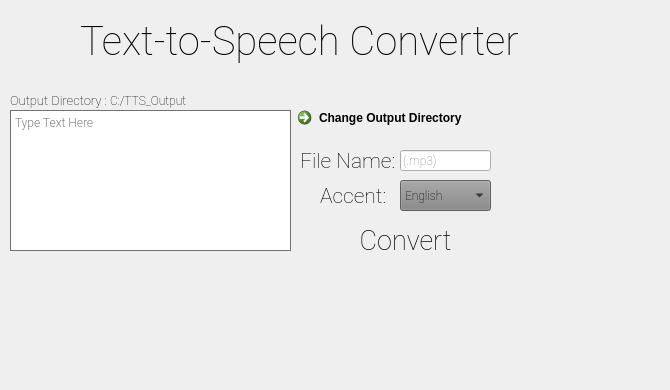
  <widget class="QWidget" name="centralwidget">
   <widget class="QLabel" name="label">
    <property name="geometry">
     <rect>
      <x>-10</x>
      <y>-40</y>
      <width>661</width>
      <height>381</height>
     </rect>
    </property>
    <property name="font">
     <font>
      <pointsize>9</pointsize>
     </font>
    </property>
    <property name="text">
     <string/>
    </property>
    <property name="pixmap">
     <pixmap>background.png</pixmap>
    </property>
    <property name="scaledContents">
     <bool>false</bool>
    </property>
   </widget>
   <widget class="QLabel" name="Gtts_Logo">
    <property name="geometry">
     <rect>
      <x>0</x>
      <y>10</y>
      <width>81</width>
      <height>81</height>
     </rect>
    </property>
    <property name="text">
     <string/>
    </property>
    <property name="pixmap">
     <pixmap>gtts.ico</pixmap>
    </property>
    <property name="scaledContents">
     <bool>true</bool>
    </property>
   </widget>
   <widget class="QLabel" name="Heading_Title">
    <property name="geometry">
     <rect>
      <x>80</x>
      <y>-10</y>
      <width>541</width>
      <height>101</height>
     </rect>
    </property>
    <property name="font">
     <font>
      <family>Roboto Thin</family>
      <pointsize>30</pointsize>
      <weight>50</weight>
      <bold>false</bold>
     </font>
    </property>
    <property name="styleSheet">
     <string notr="true"/>
    </property>
    <property name="text">
     <string>Text-to-Speech Converter </string>
    </property>
   </widget>
   <widget class="QTextEdit" name="textEdit">
    <property name="geometry">
     <rect>
      <x>10</x>
      <y>110</y>
      <width>281</width>
      <height>141</height>
     </rect>
    </property>
    <property name="palette">
     <palette>
      <active>
       <colorrole role="WindowText">
        <brush brushstyle="SolidPattern">
         <color alpha="255">
          <red>0</red>
          <green>0</green>
          <blue>0</blue>
         </color>
        </brush>
       </colorrole>
       <colorrole role="Button">
        <brush brushstyle="SolidPattern">
         <color alpha="255">
          <red>147</red>
          <green>147</green>
          <blue>147</blue>
         </color>
        </brush>
       </colorrole>
       <colorrole role="Light">
        <brush brushstyle="SolidPattern">
         <color alpha="255">
          <red>220</red>
          <green>220</green>
          <blue>220</blue>
         </color>
        </brush>
       </colorrole>
       <colorrole role="Midlight">
        <brush brushstyle="SolidPattern">
         <color alpha="255">
          <red>183</red>
          <green>183</green>
          <blue>183</blue>
         </color>
        </brush>
       </colorrole>
       <colorrole role="Dark">
        <brush brushstyle="SolidPattern">
         <color alpha="255">
          <red>73</red>
          <green>73</green>
          <blue>73</blue>
         </color>
        </brush>
       </colorrole>
       <colorrole role="Mid">
        <brush brushstyle="SolidPattern">
         <color alpha="255">
          <red>98</red>
          <green>98</green>
          <blue>98</blue>
         </color>
        </brush>
       </colorrole>
       <colorrole role="Text">
        <brush brushstyle="SolidPattern">
         <color alpha="255">
          <red>0</red>
          <green>0</green>
          <blue>0</blue>
         </color>
        </brush>
       </colorrole>
       <colorrole role="BrightText">
        <brush brushstyle="SolidPattern">
         <color alpha="255">
          <red>255</red>
          <green>255</green>
          <blue>255</blue>
         </color>
        </brush>
       </colorrole>
       <colorrole role="ButtonText">
        <brush brushstyle="SolidPattern">
         <color alpha="255">
          <red>0</red>
          <green>0</green>
          <blue>0</blue>
         </color>
        </brush>
       </colorrole>
       <colorrole role="Base">
        <brush brushstyle="SolidPattern">
         <color alpha="255">
          <red>255</red>
          <green>255</green>
          <blue>255</blue>
         </color>
        </brush>
       </colorrole>
       <colorrole role="Window">
        <brush brushstyle="SolidPattern">
         <color alpha="255">
          <red>147</red>
          <green>147</green>
          <blue>147</blue>
         </color>
        </brush>
       </colorrole>
       <colorrole role="Shadow">
        <brush brushstyle="SolidPattern">
         <color alpha="255">
          <red>0</red>
          <green>0</green>
          <blue>0</blue>
         </color>
        </brush>
       </colorrole>
       <colorrole role="AlternateBase">
        <brush brushstyle="SolidPattern">
         <color alpha="255">
          <red>201</red>
          <green>201</green>
          <blue>201</blue>
         </color>
        </brush>
       </colorrole>
       <colorrole role="ToolTipBase">
        <brush brushstyle="SolidPattern">
         <color alpha="255">
          <red>255</red>
          <green>255</green>
          <blue>220</blue>
         </color>
        </brush>
       </colorrole>
       <colorrole role="ToolTipText">
        <brush brushstyle="SolidPattern">
         <color alpha="255">
          <red>0</red>
          <green>0</green>
          <blue>0</blue>
         </color>
        </brush>
       </colorrole>
       <colorrole role="PlaceholderText">
        <brush brushstyle="SolidPattern">
         <color alpha="128">
          <red>0</red>
          <green>0</green>
          <blue>0</blue>
         </color>
        </brush>
       </colorrole>
      </active>
      <inactive>
       <colorrole role="WindowText">
        <brush brushstyle="SolidPattern">
         <color alpha="255">
          <red>0</red>
          <green>0</green>
          <blue>0</blue>
         </color>
        </brush>
       </colorrole>
       <colorrole role="Button">
        <brush brushstyle="SolidPattern">
         <color alpha="255">
          <red>147</red>
          <green>147</green>
          <blue>147</blue>
         </color>
        </brush>
       </colorrole>
       <colorrole role="Light">
        <brush brushstyle="SolidPattern">
         <color alpha="255">
          <red>220</red>
          <green>220</green>
          <blue>220</blue>
         </color>
        </brush>
       </colorrole>
       <colorrole role="Midlight">
        <brush brushstyle="SolidPattern">
         <color alpha="255">
          <red>183</red>
          <green>183</green>
          <blue>183</blue>
         </color>
        </brush>
       </colorrole>
       <colorrole role="Dark">
        <brush brushstyle="SolidPattern">
         <color alpha="255">
          <red>73</red>
          <green>73</green>
          <blue>73</blue>
         </color>
        </brush>
       </colorrole>
       <colorrole role="Mid">
        <brush brushstyle="SolidPattern">
         <color alpha="255">
          <red>98</red>
          <green>98</green>
          <blue>98</blue>
         </color>
        </brush>
       </colorrole>
       <colorrole role="Text">
        <brush brushstyle="SolidPattern">
         <color alpha="255">
          <red>0</red>
          <green>0</green>
          <blue>0</blue>
         </color>
        </brush>
       </colorrole>
       <colorrole role="BrightText">
        <brush brushstyle="SolidPattern">
         <color alpha="255">
          <red>255</red>
          <green>255</green>
          <blue>255</blue>
         </color>
        </brush>
       </colorrole>
       <colorrole role="ButtonText">
        <brush brushstyle="SolidPattern">
         <color alpha="255">
          <red>0</red>
          <green>0</green>
          <blue>0</blue>
         </color>
        </brush>
       </colorrole>
       <colorrole role="Base">
        <brush brushstyle="SolidPattern">
         <color alpha="255">
          <red>255</red>
          <green>255</green>
          <blue>255</blue>
         </color>
        </brush>
       </colorrole>
       <colorrole role="Window">
        <brush brushstyle="SolidPattern">
         <color alpha="255">
          <red>147</red>
          <green>147</green>
          <blue>147</blue>
         </color>
        </brush>
       </colorrole>
       <colorrole role="Shadow">
        <brush brushstyle="SolidPattern">
         <color alpha="255">
          <red>0</red>
          <green>0</green>
          <blue>0</blue>
         </color>
        </brush>
       </colorrole>
       <colorrole role="AlternateBase">
        <brush brushstyle="SolidPattern">
         <color alpha="255">
          <red>201</red>
          <green>201</green>
          <blue>201</blue>
         </color>
        </brush>
       </colorrole>
       <colorrole role="ToolTipBase">
        <brush brushstyle="SolidPattern">
         <color alpha="255">
          <red>255</red>
          <green>255</green>
          <blue>220</blue>
         </color>
        </brush>
       </colorrole>
       <colorrole role="ToolTipText">
        <brush brushstyle="SolidPattern">
         <color alpha="255">
          <red>0</red>
          <green>0</green>
          <blue>0</blue>
         </color>
        </brush>
       </colorrole>
       <colorrole role="PlaceholderText">
        <brush brushstyle="SolidPattern">
         <color alpha="128">
          <red>0</red>
          <green>0</green>
          <blue>0</blue>
         </color>
        </brush>
       </colorrole>
      </inactive>
      <disabled>
       <colorrole role="WindowText">
        <brush brushstyle="SolidPattern">
         <color alpha="255">
          <red>73</red>
          <green>73</green>
          <blue>73</blue>
         </color>
        </brush>
       </colorrole>
       <colorrole role="Button">
        <brush brushstyle="SolidPattern">
         <color alpha="255">
          <red>147</red>
          <green>147</green>
          <blue>147</blue>
         </color>
        </brush>
       </colorrole>
       <colorrole role="Light">
        <brush brushstyle="SolidPattern">
         <color alpha="255">
          <red>220</red>
          <green>220</green>
          <blue>220</blue>
         </color>
        </brush>
       </colorrole>
       <colorrole role="Midlight">
        <brush brushstyle="SolidPattern">
         <color alpha="255">
          <red>183</red>
          <green>183</green>
          <blue>183</blue>
         </color>
        </brush>
       </colorrole>
       <colorrole role="Dark">
        <brush brushstyle="SolidPattern">
         <color alpha="255">
          <red>73</red>
          <green>73</green>
          <blue>73</blue>
         </color>
        </brush>
       </colorrole>
       <colorrole role="Mid">
        <brush brushstyle="SolidPattern">
         <color alpha="255">
          <red>98</red>
          <green>98</green>
          <blue>98</blue>
         </color>
        </brush>
       </colorrole>
       <colorrole role="Text">
        <brush brushstyle="SolidPattern">
         <color alpha="255">
          <red>73</red>
          <green>73</green>
          <blue>73</blue>
         </color>
        </brush>
       </colorrole>
       <colorrole role="BrightText">
        <brush brushstyle="SolidPattern">
         <color alpha="255">
          <red>255</red>
          <green>255</green>
          <blue>255</blue>
         </color>
        </brush>
       </colorrole>
       <colorrole role="ButtonText">
        <brush brushstyle="SolidPattern">
         <color alpha="255">
          <red>73</red>
          <green>73</green>
          <blue>73</blue>
         </color>
        </brush>
       </colorrole>
       <colorrole role="Base">
        <brush brushstyle="SolidPattern">
         <color alpha="255">
          <red>147</red>
          <green>147</green>
          <blue>147</blue>
         </color>
        </brush>
       </colorrole>
       <colorrole role="Window">
        <brush brushstyle="SolidPattern">
         <color alpha="255">
          <red>147</red>
          <green>147</green>
          <blue>147</blue>
         </color>
        </brush>
       </colorrole>
       <colorrole role="Shadow">
        <brush brushstyle="SolidPattern">
         <color alpha="255">
          <red>0</red>
          <green>0</green>
          <blue>0</blue>
         </color>
        </brush>
       </colorrole>
       <colorrole role="AlternateBase">
        <brush brushstyle="SolidPattern">
         <color alpha="255">
          <red>147</red>
          <green>147</green>
          <blue>147</blue>
         </color>
        </brush>
       </colorrole>
       <colorrole role="ToolTipBase">
        <brush brushstyle="SolidPattern">
         <color alpha="255">
          <red>255</red>
          <green>255</green>
          <blue>220</blue>
         </color>
        </brush>
       </colorrole>
       <colorrole role="ToolTipText">
        <brush brushstyle="SolidPattern">
         <color alpha="255">
          <red>0</red>
          <green>0</green>
          <blue>0</blue>
         </color>
        </brush>
       </colorrole>
       <colorrole role="PlaceholderText">
        <brush brushstyle="SolidPattern">
         <color alpha="128">
          <red>0</red>
          <green>0</green>
          <blue>0</blue>
         </color>
        </brush>
       </colorrole>
      </disabled>
     </palette>
    </property>
    <property name="font">
     <font>
      <family>Roboto Light</family>
     </font>
    </property>
    <property name="placeholderText">
     <string>Type Text Here</string>
    </property>
   </widget>
   <widget class="QCommandLinkButton" name="Open_File_Location">
    <property name="geometry">
     <rect>
      <x>290</x>
      <y>100</y>
      <width>241</width>
      <height>41</height>
     </rect>
    </property>
    <property name="text">
     <string>Change Output Directory</string>
    </property>
   </widget>
   <widget class="QPushButton" name="Convert">
    <property name="geometry">
     <rect>
      <x>350</x>
      <y>220</y>
      <width>111</width>
      <height>41</height>
     </rect>
    </property>
    <property name="font">
     <font>
      <family>Roboto Thin</family>
      <pointsize>20</pointsize>
     </font>
    </property>
    <property name="styleSheet">
     <string notr="true">QPushButton::hover
{
color:green;
}
QPushButton::pressed
{
background-color:rgba(255, 255, 255, 0);
}
</string>
    </property>
    <property name="text">
     <string>Convert</string>
    </property>
    <property name="flat">
     <bool>true</bool>
    </property>
   </widget>
   <widget class="QComboBox" name="Language_Selector">
    <property name="geometry">
     <rect>
      <x>400</x>
      <y>180</y>
      <width>91</width>
      <height>31</height>
     </rect>
    </property>
    <property name="palette">
     <palette>
      <active>
       <colorrole role="WindowText">
        <brush brushstyle="SolidPattern">
         <color alpha="255">
          <red>0</red>
          <green>0</green>
          <blue>0</blue>
         </color>
        </brush>
       </colorrole>
       <colorrole role="Button">
        <brush brushstyle="SolidPattern">
         <color alpha="255">
          <red>132</red>
          <green>132</green>
          <blue>132</blue>
         </color>
        </brush>
       </colorrole>
       <colorrole role="Light">
        <brush brushstyle="SolidPattern">
         <color alpha="255">
          <red>198</red>
          <green>198</green>
          <blue>198</blue>
         </color>
        </brush>
       </colorrole>
       <colorrole role="Midlight">
        <brush brushstyle="SolidPattern">
         <color alpha="255">
          <red>165</red>
          <green>165</green>
          <blue>165</blue>
         </color>
        </brush>
       </colorrole>
       <colorrole role="Dark">
        <brush brushstyle="SolidPattern">
         <color alpha="255">
          <red>66</red>
          <green>66</green>
          <blue>66</blue>
         </color>
        </brush>
       </colorrole>
       <colorrole role="Mid">
        <brush brushstyle="SolidPattern">
         <color alpha="255">
          <red>88</red>
          <green>88</green>
          <blue>88</blue>
         </color>
        </brush>
       </colorrole>
       <colorrole role="Text">
        <brush brushstyle="SolidPattern">
         <color alpha="255">
          <red>0</red>
          <green>0</green>
          <blue>0</blue>
         </color>
        </brush>
       </colorrole>
       <colorrole role="BrightText">
        <brush brushstyle="SolidPattern">
         <color alpha="255">
          <red>255</red>
          <green>255</green>
          <blue>255</blue>
         </color>
        </brush>
       </colorrole>
       <colorrole role="ButtonText">
        <brush brushstyle="SolidPattern">
         <color alpha="255">
          <red>0</red>
          <green>0</green>
          <blue>0</blue>
         </color>
        </brush>
       </colorrole>
       <colorrole role="Base">
        <brush brushstyle="SolidPattern">
         <color alpha="255">
          <red>255</red>
          <green>255</green>
          <blue>255</blue>
         </color>
        </brush>
       </colorrole>
       <colorrole role="Window">
        <brush brushstyle="SolidPattern">
         <color alpha="255">
          <red>132</red>
          <green>132</green>
          <blue>132</blue>
         </color>
        </brush>
       </colorrole>
       <colorrole role="Shadow">
        <brush brushstyle="SolidPattern">
         <color alpha="255">
          <red>0</red>
          <green>0</green>
          <blue>0</blue>
         </color>
        </brush>
       </colorrole>
       <colorrole role="AlternateBase">
        <brush brushstyle="SolidPattern">
         <color alpha="255">
          <red>193</red>
          <green>193</green>
          <blue>193</blue>
         </color>
        </brush>
       </colorrole>
       <colorrole role="ToolTipBase">
        <brush brushstyle="SolidPattern">
         <color alpha="255">
          <red>255</red>
          <green>255</green>
          <blue>220</blue>
         </color>
        </brush>
       </colorrole>
       <colorrole role="ToolTipText">
        <brush brushstyle="SolidPattern">
         <color alpha="255">
          <red>0</red>
          <green>0</green>
          <blue>0</blue>
         </color>
        </brush>
       </colorrole>
       <colorrole role="PlaceholderText">
        <brush brushstyle="SolidPattern">
         <color alpha="128">
          <red>0</red>
          <green>0</green>
          <blue>0</blue>
         </color>
        </brush>
       </colorrole>
      </active>
      <inactive>
       <colorrole role="WindowText">
        <brush brushstyle="SolidPattern">
         <color alpha="255">
          <red>0</red>
          <green>0</green>
          <blue>0</blue>
         </color>
        </brush>
       </colorrole>
       <colorrole role="Button">
        <brush brushstyle="SolidPattern">
         <color alpha="255">
          <red>132</red>
          <green>132</green>
          <blue>132</blue>
         </color>
        </brush>
       </colorrole>
       <colorrole role="Light">
        <brush brushstyle="SolidPattern">
         <color alpha="255">
          <red>198</red>
          <green>198</green>
          <blue>198</blue>
         </color>
        </brush>
       </colorrole>
       <colorrole role="Midlight">
        <brush brushstyle="SolidPattern">
         <color alpha="255">
          <red>165</red>
          <green>165</green>
          <blue>165</blue>
         </color>
        </brush>
       </colorrole>
       <colorrole role="Dark">
        <brush brushstyle="SolidPattern">
         <color alpha="255">
          <red>66</red>
          <green>66</green>
          <blue>66</blue>
         </color>
        </brush>
       </colorrole>
       <colorrole role="Mid">
        <brush brushstyle="SolidPattern">
         <color alpha="255">
          <red>88</red>
          <green>88</green>
          <blue>88</blue>
         </color>
        </brush>
       </colorrole>
       <colorrole role="Text">
        <brush brushstyle="SolidPattern">
         <color alpha="255">
          <red>0</red>
          <green>0</green>
          <blue>0</blue>
         </color>
        </brush>
       </colorrole>
       <colorrole role="BrightText">
        <brush brushstyle="SolidPattern">
         <color alpha="255">
          <red>255</red>
          <green>255</green>
          <blue>255</blue>
         </color>
        </brush>
       </colorrole>
       <colorrole role="ButtonText">
        <brush brushstyle="SolidPattern">
         <color alpha="255">
          <red>0</red>
          <green>0</green>
          <blue>0</blue>
         </color>
        </brush>
       </colorrole>
       <colorrole role="Base">
        <brush brushstyle="SolidPattern">
         <color alpha="255">
          <red>255</red>
          <green>255</green>
          <blue>255</blue>
         </color>
        </brush>
       </colorrole>
       <colorrole role="Window">
        <brush brushstyle="SolidPattern">
         <color alpha="255">
          <red>132</red>
          <green>132</green>
          <blue>132</blue>
         </color>
        </brush>
       </colorrole>
       <colorrole role="Shadow">
        <brush brushstyle="SolidPattern">
         <color alpha="255">
          <red>0</red>
          <green>0</green>
          <blue>0</blue>
         </color>
        </brush>
       </colorrole>
       <colorrole role="AlternateBase">
        <brush brushstyle="SolidPattern">
         <color alpha="255">
          <red>193</red>
          <green>193</green>
          <blue>193</blue>
         </color>
        </brush>
       </colorrole>
       <colorrole role="ToolTipBase">
        <brush brushstyle="SolidPattern">
         <color alpha="255">
          <red>255</red>
          <green>255</green>
          <blue>220</blue>
         </color>
        </brush>
       </colorrole>
       <colorrole role="ToolTipText">
        <brush brushstyle="SolidPattern">
         <color alpha="255">
          <red>0</red>
          <green>0</green>
          <blue>0</blue>
         </color>
        </brush>
       </colorrole>
       <colorrole role="PlaceholderText">
        <brush brushstyle="SolidPattern">
         <color alpha="128">
          <red>0</red>
          <green>0</green>
          <blue>0</blue>
         </color>
        </brush>
       </colorrole>
      </inactive>
      <disabled>
       <colorrole role="WindowText">
        <brush brushstyle="SolidPattern">
         <color alpha="255">
          <red>66</red>
          <green>66</green>
          <blue>66</blue>
         </color>
        </brush>
       </colorrole>
       <colorrole role="Button">
        <brush brushstyle="SolidPattern">
         <color alpha="255">
          <red>132</red>
          <green>132</green>
          <blue>132</blue>
         </color>
        </brush>
       </colorrole>
       <colorrole role="Light">
        <brush brushstyle="SolidPattern">
         <color alpha="255">
          <red>198</red>
          <green>198</green>
          <blue>198</blue>
         </color>
        </brush>
       </colorrole>
       <colorrole role="Midlight">
        <brush brushstyle="SolidPattern">
         <color alpha="255">
          <red>165</red>
          <green>165</green>
          <blue>165</blue>
         </color>
        </brush>
       </colorrole>
       <colorrole role="Dark">
        <brush brushstyle="SolidPattern">
         <color alpha="255">
          <red>66</red>
          <green>66</green>
          <blue>66</blue>
         </color>
        </brush>
       </colorrole>
       <colorrole role="Mid">
        <brush brushstyle="SolidPattern">
         <color alpha="255">
          <red>88</red>
          <green>88</green>
          <blue>88</blue>
         </color>
        </brush>
       </colorrole>
       <colorrole role="Text">
        <brush brushstyle="SolidPattern">
         <color alpha="255">
          <red>66</red>
          <green>66</green>
          <blue>66</blue>
         </color>
        </brush>
       </colorrole>
       <colorrole role="BrightText">
        <brush brushstyle="SolidPattern">
         <color alpha="255">
          <red>255</red>
          <green>255</green>
          <blue>255</blue>
         </color>
        </brush>
       </colorrole>
       <colorrole role="ButtonText">
        <brush brushstyle="SolidPattern">
         <color alpha="255">
          <red>66</red>
          <green>66</green>
          <blue>66</blue>
         </color>
        </brush>
       </colorrole>
       <colorrole role="Base">
        <brush brushstyle="SolidPattern">
         <color alpha="255">
          <red>132</red>
          <green>132</green>
          <blue>132</blue>
         </color>
        </brush>
       </colorrole>
       <colorrole role="Window">
        <brush brushstyle="SolidPattern">
         <color alpha="255">
          <red>132</red>
          <green>132</green>
          <blue>132</blue>
         </color>
        </brush>
       </colorrole>
       <colorrole role="Shadow">
        <brush brushstyle="SolidPattern">
         <color alpha="255">
          <red>0</red>
          <green>0</green>
          <blue>0</blue>
         </color>
        </brush>
       </colorrole>
       <colorrole role="AlternateBase">
        <brush brushstyle="SolidPattern">
         <color alpha="255">
          <red>132</red>
          <green>132</green>
          <blue>132</blue>
         </color>
        </brush>
       </colorrole>
       <colorrole role="ToolTipBase">
        <brush brushstyle="SolidPattern">
         <color alpha="255">
          <red>255</red>
          <green>255</green>
          <blue>220</blue>
         </color>
        </brush>
       </colorrole>
       <colorrole role="ToolTipText">
        <brush brushstyle="SolidPattern">
         <color alpha="255">
          <red>0</red>
          <green>0</green>
          <blue>0</blue>
         </color>
        </brush>
       </colorrole>
       <colorrole role="PlaceholderText">
        <brush brushstyle="SolidPattern">
         <color alpha="128">
          <red>0</red>
          <green>0</green>
          <blue>0</blue>
         </color>
        </brush>
       </colorrole>
      </disabled>
     </palette>
    </property>
    <property name="font">
     <font>
      <family>Roboto Thin</family>
      <pointsize>9</pointsize>
     </font>
    </property>
    <property name="duplicatesEnabled">
     <bool>false</bool>
    </property>
    <item>
     <property name="text">
      <string>English</string>
     </property>
    </item>
   </widget>
   <widget class="QLabel" name="Text_Accent">
    <property name="geometry">
     <rect>
      <x>320</x>
      <y>180</y>
      <width>81</width>
      <height>31</height>
     </rect>
    </property>
    <property name="font">
     <font>
      <family>Roboto Thin</family>
      <pointsize>16</pointsize>
     </font>
    </property>
    <property name="text">
     <string>Accent:</string>
    </property>
   </widget>
   <widget class="QLabel" name="Path">
    <property name="geometry">
     <rect>
      <x>110</x>
      <y>90</y>
      <width>451</width>
      <height>21</height>
     </rect>
    </property>
    <property name="font">
     <font>
      <family>Roboto Thin</family>
      <pointsize>9</pointsize>
     </font>
    </property>
    <property name="text">
     <string>C:/TTS_Output</string>
    </property>
   </widget>
   <widget class="QLabel" name="Text_Path">
    <property name="geometry">
     <rect>
      <x>10</x>
      <y>90</y>
      <width>111</width>
      <height>21</height>
     </rect>
    </property>
    <property name="font">
     <font>
      <family>Roboto Thin</family>
      <pointsize>10</pointsize>
     </font>
    </property>
    <property name="text">
     <string>Output Directory :</string>
    </property>
   </widget>
   <widget class="QLineEdit" name="file_name">
    <property name="geometry">
     <rect>
      <x>400</x>
      <y>150</y>
      <width>91</width>
      <height>21</height>
     </rect>
    </property>
    <property name="font">
     <font>
      <family>Roboto Thin</family>
     </font>
    </property>
    <property name="placeholderText">
     <string>(.mp3)</string>
    </property>
   </widget>
   <widget class="QLabel" name="Text_FileName">
    <property name="geometry">
     <rect>
      <x>300</x>
      <y>140</y>
      <width>111</width>
      <height>41</height>
     </rect>
    </property>
    <property name="font">
     <font>
      <family>Roboto Thin</family>
      <pointsize>16</pointsize>
     </font>
    </property>
    <property name="text">
     <string>File Name:</string>
    </property>
   </widget>
  </widget>
